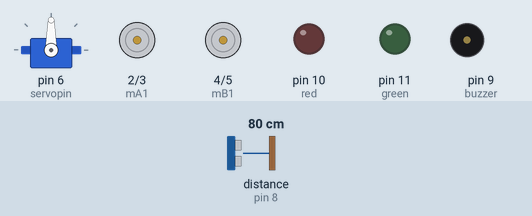
Recording of a sketch running on a simulated Arduino Uno, built with avr-gcc and run on an emulated ATmega328P. Shown: servo, motor-driver pin pairs drawn as motors (green arrow = first pin HIGH = forward, orange = second pin HIGH = backward, longer = more drive), output pins drawn as LEDs (lit = HIGH), buzzer (waves = sounding, pin HIGH). Wiring (inferred from the names in the program): ultrasonic range finder: trigger pin 7; echo pin 8. Inputs (shaded band) come from the test bench; at power-on: distance to the obstacle (sensor on pin 8) 80 cm. The echo pulse lasts 58.3 µs per cm; pins used as bus, display or sensor lines are not drawn.

Above: at 0.9 s.
2.2 s: distance to the obstacle (sensor on pin 8) set to 24 cm
5.2 s: distance to the obstacle (sensor on pin 8) set to 20 cm
At 5.37 s:
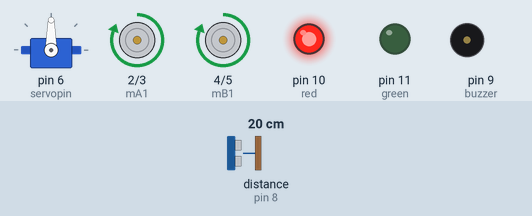
8.2 s: distance to the obstacle (sensor on pin 8) set to 35 cm
At 8.34 s:
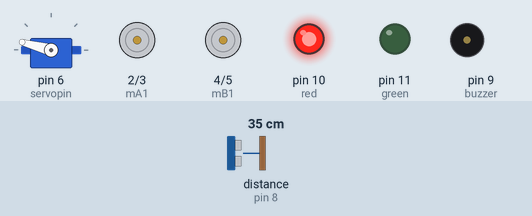
11.2 s: distance to the obstacle (sensor on pin 8) set to 2 cm
At 12.52 s:
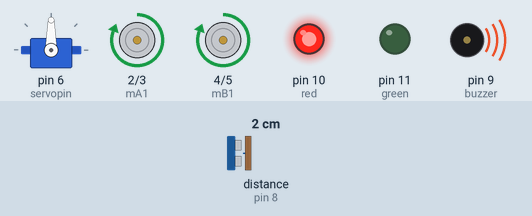
Timing chart, 0 to 15.2 s (numbered marks = the images above; inputs shaded):
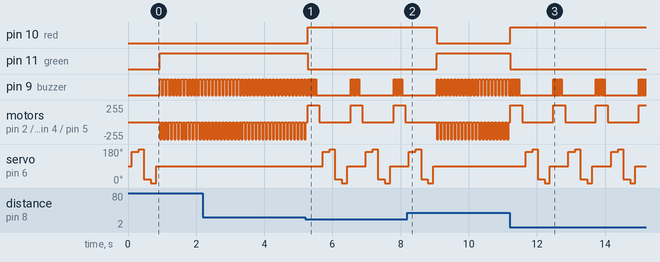

The sketch:

Cadabek_self_driving.ino
```cpp
#define mA1 2
#define mA2 3
#define mB1 4
#define mB2 5
#define red 10
#define green 11
#define servopin 6
#define buzzer 9
#include <Servo.h>
int ult_1_trig = 7;
int ult_1_echo = 8;
long ult_1_duration, ult_1_distance;
long straight_Distance, left_45_Distance, left_30_Distance, right_135_Distance, right_150_Distance;
Servo myservo;
int random_Move = 0;

///////////////////////////////////////////////////

void setup() {
  pinMode (ult_1_trig, OUTPUT);
  pinMode (ult_1_echo, INPUT);
  pinMode (buzzer, OUTPUT);
  pinMode (mA1, OUTPUT);
  pinMode (mA2, OUTPUT);
  pinMode (mB1, OUTPUT);
  pinMode (mB2, OUTPUT);

  pinMode (red, OUTPUT);
  pinMode (green, OUTPUT);
  myservo.attach(servopin);
  look_Around();
}

///////////////////////////////////////////////////

void loop()
{

  if (straight_Distance > 20)
  {
    go_Straight();
    digitalWrite(green, HIGH);
    digitalWrite(red, LOW);
    digitalWrite(buzzer, HIGH);
    delay(50);
    digitalWrite(buzzer, LOW);
    stop_Movement();
    myservo.write(90);
    delay(50);
    ult_1_distance_measure();
    straight_Distance = ult_1_distance;

  }

  if (straight_Distance <= 20)
  {
     digitalWrite(green, LOW);
    digitalWrite(red, HIGH);
    stop_Movement();
    reverse();
    buzz_Fast();
    delay(50);

    stop_Movement();
    look_Around();

    if ((left_45_Distance > right_135_Distance) && (left_45_Distance > 20))
    {
      turn_Left();
      delay (120);
      stop_Movement();
      look_Around();
    }

    else if ((right_135_Distance > left_45_Distance) && (right_135_Distance > 20))
    {
      turn_Right();
      delay(150);
      stop_Movement();
      look_Around();
    }
  }
  loop();

  //  random_Move = rand() % 30;
  //
  //  if ((random_Move == 7)||(random_Move == 15))
  //  {
  //    stop_Movement();
  //    turn_Left();
  //    delay(700);
  //
  //    turn_Right();
  //    delay(700);
  //    stop_Movement();
  //    go_Straight();
  //    delay(100);
  //     stop_Movement();
  //    reverse();
  //    delay(100);
  //  }


}

///////////////////////////////////////////////////

void ult_1_distance_measure()
{

  digitalWrite(ult_1_trig, HIGH);
  delayMicroseconds(200);

  digitalWrite(ult_1_trig, LOW);

  ult_1_duration = pulseIn(ult_1_echo, HIGH);
  ult_1_distance = (ult_1_duration / 2) / 29.1;

}


///////////////////////////////////////////////////

void look_Straight()
{
  myservo.write(90);
  delay(100);
  ult_1_distance_measure();
  straight_Distance = ult_1_distance;
}

///////////////////////////////////////////////////

void look_Left()
{
  myservo.write(165);
  delay(200);
  ult_1_distance_measure();
  left_45_Distance = ult_1_distance;

  myservo.write(180);
  delay(150);
  ult_1_distance_measure();
  left_30_Distance = ult_1_distance;

}

////////////////////////////////////////////////////

void look_Right()
{
  myservo.write(20);
  delay(200);
  ult_1_distance_measure();
  right_135_Distance = ult_1_distance;

  myservo.write(0);
  delay(150);
  ult_1_distance_measure();
  right_150_Distance = ult_1_distance;
}

////////////////////////////////////////////////////

void go_Straight()
{
  digitalWrite (mA2, HIGH);
  digitalWrite (mA1, LOW);

  digitalWrite (mB2, HIGH);
  digitalWrite (mB1, LOW);

}

///////////////////////////////////////////////////

void reverse()
{
  digitalWrite (mA1, HIGH);
  digitalWrite (mA2, LOW);

  digitalWrite (mB1, HIGH);
  digitalWrite (mB2, LOW);
}

///////////////////////////////////////////////////

void turn_Left()
{
  digitalWrite (mA2, HIGH);
  digitalWrite (mA1, LOW);

  digitalWrite (mB2, LOW);
  digitalWrite (mB1, HIGH);
}

//////////////////////////////////////////////////

void turn_Right()
{
  digitalWrite (mA1, HIGH);
  digitalWrite (mA2, LOW);

  digitalWrite (mB1, LOW);
  digitalWrite (mB2, HIGH);
}

//////////////////////////////////////////////////

void stop_Movement()
{
  digitalWrite (mA1, LOW);
  digitalWrite (mA2, LOW);

  digitalWrite (mB1, LOW);
  digitalWrite (mB2, LOW);
}

//////////////////////////////////////////////////

void look_Around()
{
  look_Straight();
  look_Left();
  look_Right();
  look_Straight();
}

////////////////////////////////////////////////////

void buzz_Fast()
{
  digitalWrite(buzzer, HIGH);
  delay(20);
  digitalWrite(buzzer, LOW);
  delay(20);
  digitalWrite(buzzer, HIGH);
  delay(20);
  digitalWrite(buzzer, LOW);
  delay(20);
  digitalWrite(buzzer, HIGH);
  delay(20);
  digitalWrite(buzzer, LOW);
  delay(20);
  digitalWrite(buzzer, HIGH);
  delay(20);
  digitalWrite(buzzer, LOW);
  delay(20);
  digitalWrite(buzzer, HIGH);
  delay(20);
  digitalWrite(buzzer, LOW);
  delay(20);
  digitalWrite(buzzer, HIGH);
  delay(20);
  digitalWrite(buzzer, LOW);
  delay(20);
  digitalWrite(buzzer, HIGH);
  delay(20);
  digitalWrite(buzzer, LOW);
  delay(40);
}

////////////////////////////////////////////////////
void buzz_Slow()
{

}
```

Measured:
- the behaviour switches between 22 and 21 cm on distance to the obstacle (sensor on pin 8) (found by bisection; images 0 and 1)
- after the input at 5.2 s, pin 10 (red): LOW → HIGH after 0.07 s; pin 11 (green): HIGH → LOW after 0.07 s
- after the input at 8.2 s, pin 10 (red): HIGH → LOW after 0.86 s; pin 11 (green): LOW → HIGH after 0.86 s; motor on pin 2 (mA1) / pin 3 (mA2), motor on pin 4 (mB1) / pin 5 (mB2): alternates backward 255/255 for 0.05 s and stopped for 0.05 s, starting after 0.86 s; servo on pin 6 (servopin): goes on until 9.0 s, then stays 90°
- after the input at 11.2 s, pin 10 (red): LOW → HIGH at once; pin 11 (green): HIGH → LOW at once
- by itself, pin 9 (buzzer): repeats every 1.3 s: 6 × (LOW 0.02 s, HIGH 0.02 s), LOW 1.0 s, HIGH 0.02 s
- by itself, motor on pin 2 (mA1) / pin 3 (mA2), motor on pin 4 (mB1) / pin 5 (mB2): alternates backward 255/255 for 0.05 s and stopped for 0.05 s
